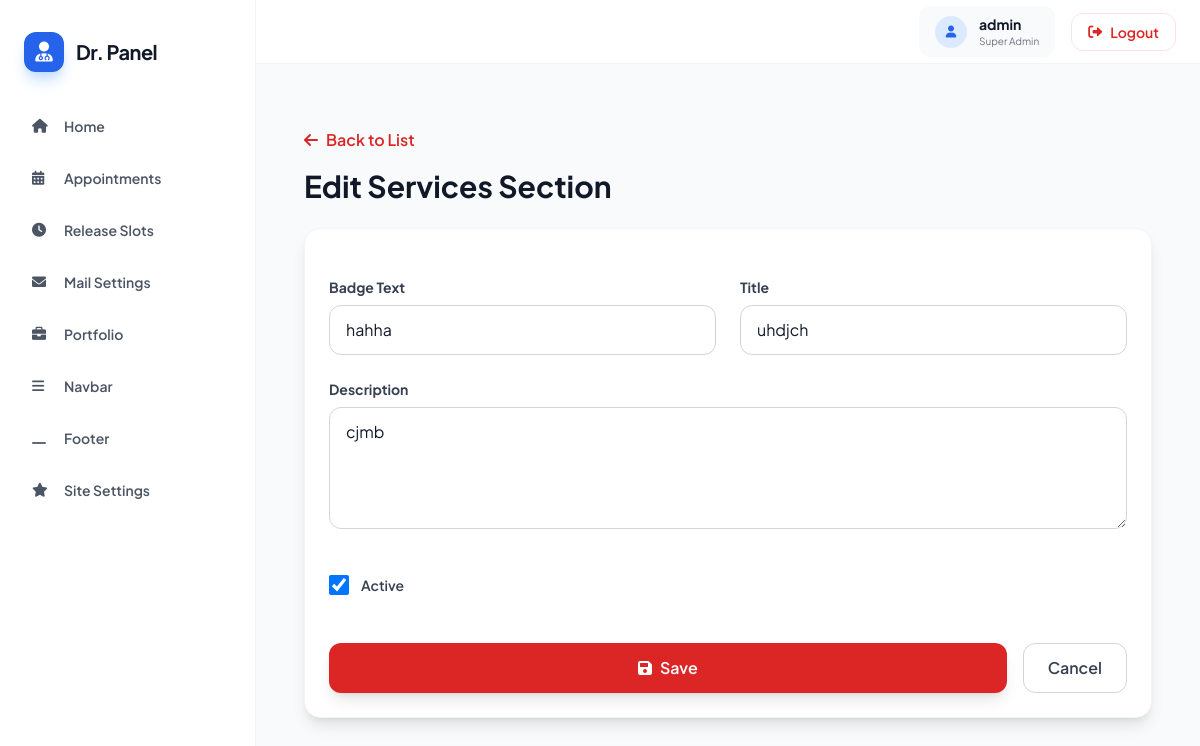
Page /portfolio/services-section/edit/1/ (signed in) on the committed database.
### Portfolio/models.py (models this page shows, shortened)
class ServicesSection(models.Model):
    badge_text = models.CharField(max_length=100, default="✦ Specialized Care")
    title = models.CharField(max_length=300, default="Specialized Medical Services")
    description = models.TextField(default="Delivering evidence-based treatment with compassion and clinical excellence.")
    is_active = models.BooleanField(default=True)
    created_at = models.DateTimeField(auto_now_add=True)
    updated_at = models.DateTimeField(auto_now=True)
    class Meta:
        verbose_name = "Services Section"
        verbose_name_plural = "Services Section"

### Portfolio/views.py (the view, shortened to what this page needs)
# urls.py: path('portfolio/services-section/edit/<int:pk>/', views.admin_services_section_edit, name='admin-services-section-edit'),
@staff_member_required
def admin_services_section_edit(request, pk):
    services_section = get_object_or_404(ServicesSection, pk=pk)
    return render(request, 'portfolio/services_section_form.html', {'services_section': services_section, 'action': 'Edit'})

### Portfolio/templates/portfolio/services_section_form.html (shortened to what this page needs)
{% extends "base.html" %}
{% block content %}
<div class="max-w-4xl mx-auto px-3 sm:px-4 lg:px-6 xl:px-8 py-3 sm:py-4 lg:py-6 overflow-x-hidden">
    <div class="mb-4 sm:mb-6">
        <a href="{% url 'admin-services-section-list' %}" class="text-red-600 hover:text-red-800 font-semibold mb-4 inline-block text-sm sm:text-base">
            <i class="fas fa-arrow-left mr-2"></i>Back to List
        </a>
        <h1 class="text-2xl sm:text-3xl font-bold text-gray-900 mb-2">{{ action }} Services Section</h1>
    </div>
    <form method="post" class="bg-white rounded-xl sm:rounded-2xl shadow-lg border border-gray-100 p-3 sm:p-4 lg:p-6 xl:p-8 space-y-4 sm:space-y-6 w-full overflow-x-hidden">
        <div class="grid grid-cols-1 sm:grid-cols-2 gap-4 sm:gap-6">
            <div>
                <label class="block text-sm font-bold text-gray-700 mb-2">Badge Text</label>
                <input type="text" name="badge_text" value="{{ services_section.badge_text|default:'' }}" class="w-full px-3 sm:px-4 py-2 sm:py-3 rounded-lg sm:rounded-xl border border-gray-300 focus:ring-2 focus:ring-red-500 focus:border-transparent text-sm sm:text-base">
            </div>
            <div>
                <label class="block text-sm font-bold text-gray-700 mb-2">Title</label>
                <input type="text" name="title" value="{{ services_section.title|default:'' }}" class="w-full px-3 sm:px-4 py-2 sm:py-3 rounded-lg sm:rounded-xl border border-gray-300 focus:ring-2 focus:ring-red-500 focus:border-transparent text-sm sm:text-base" required>
            </div>
        </div>
        <div>
            <label class="block text-sm font-bold text-gray-700 mb-2">Description</label>
            <textarea name="description" rows="4" class="w-full px-3 sm:px-4 py-2 sm:py-3 rounded-lg sm:rounded-xl border border-gray-300 focus:ring-2 focus:ring-red-500 focus:border-transparent text-sm sm:text-base resize-y" required>{{ services_section.description|default:'' }}</textarea>
        </div>
        <div class="space-y-3 pt-2 sm:pt-4">
            <div class="flex items-center">
                <input type="checkbox" name="is_active" {% if services_section.is_active or not services_section %}checked{% endif %} class="h-4 w-4 sm:h-5 sm:w-5 text-red-600 rounded border-gray-300 focus:ring-red-500 flex-shrink-0">
                <label class="ml-2 sm:ml-3 text-xs sm:text-sm font-semibold text-gray-700">Active</label>
            </div>
        </div>
        <div class="flex flex-col sm:flex-row gap-3 sm:gap-4 pt-4 sm:pt-6">
            <button type="submit" class="flex-1 bg-red-600 hover:bg-red-700 text-white px-4 sm:px-6 py-2 sm:py-3 rounded-lg sm:rounded-xl font-semibold text-sm sm:text-base shadow-lg transition-colors">
                <i class="fas fa-save mr-2"></i>Save
            </button>
            <a href="{% url 'admin-services-section-list' %}" class="px-4 sm:px-6 py-2 sm:py-3 rounded-lg sm:rounded-xl border border-gray-300 text-gray-700 font-semibold text-sm sm:text-base hover:bg-gray-50 transition-colors text-center">
                Cancel
            </a>
        </div>
    </form>
</div>
{% endblock %}

### Appointment/templates/base.html (shortened to what this page needs)
<!DOCTYPE html>
<html lang="en">
<head>
    <script src="https://cdn.tailwindcss.com"></script>
    <link rel="stylesheet" href="https://cdnjs.cloudflare.com/ajax/libs/font-awesome/6.0.0/css/all.min.css">
    <link rel="stylesheet" href="https://cdn.jsdelivr.net/npm/flatpickr/dist/flatpickr.min.css">
</head>
<body class="text-gray-900 overflow-x-hidden">
    <aside class="fixed inset-y-0 left-0 bg-white border-r border-gray-100 w-64 hidden lg:flex flex-col z-20">
        <div class="px-6 py-8">
            <div class="flex items-center gap-3">
                <div
                    class="h-10 w-10 bg-blue-600 rounded-xl flex items-center justify-center text-white shadow-lg shadow-blue-200">
                    <i class="fas fa-user-md text-xl"></i>
                </div>
                <span class="text-xl font-bold tracking-tight text-gray-900">Dr. Panel</span>
            </div>
        </div>
        <nav class="flex-1 px-4 space-y-2 overflow-y-auto overflow-x-hidden">
            <a href="{% url 'admin-panel-index' %}"
                class="nav-link flex items-center gap-3 px-4 py-3 rounded-xl text-sm font-semibold transition-all hover:bg-gray-50 text-gray-600 {% if request.resolver_match.url_name == 'admin-panel-index' %}active{% endif %}">
                <i class="fas fa-home w-5"></i>
                <span>Home</span>
            </a>
            <a href="{% url 'admin-appointment-list' %}"
                class="nav-link flex items-center gap-3 px-4 py-3 rounded-xl text-sm font-semibold transition-all hover:bg-gray-50 text-gray-600 {% if request.resolver_match.url_name == 'admin-appointment-list' %}active{% endif %}">
                <i class="fas fa-calendar-alt w-5"></i>
                <span>Appointments</span>
            </a>
            <a href="{% url 'admin-release-slots' %}"
                class="nav-link flex items-center gap-3 px-4 py-3 rounded-xl text-sm font-semibold transition-all hover:bg-gray-50 text-gray-600 {% if request.resolver_match.url_name == 'admin-release-slots' %}active{% endif %}">
                <i class="fas fa-clock w-5"></i>
                <span>Release Slots</span>
            </a>
            <a href="{% url 'admin-mail-settings' %}"
                class="nav-link flex items-center gap-3 px-4 py-3 rounded-xl text-sm font-semibold transition-all hover:bg-gray-50 text-gray-600 {% if request.resolver_match.url_name == 'admin-mail-settings' %}active{% endif %}">
                <i class="fas fa-envelope w-5"></i>
                <span>Mail Settings</span>
            </a>
            <a href="{% url 'admin-portfolio-dashboard' %}"
                class="nav-link flex items-center gap-3 px-4 py-3 rounded-xl text-sm font-semibold transition-all hover:bg-gray-50 text-gray-600 ">
                <i class="fas fa-briefcase w-5"></i>
                <span>Portfolio</span>
            </a>
            <a href="{% url 'admin-navbar-edit' %}"
                class="nav-link flex items-center gap-3 px-4 py-3 rounded-xl text-sm font-semibold transition-all hover:bg-gray-50 text-gray-600 {% if request.resolver_match.url_name == 'admin-navbar-edit' %}active{% endif %}">
                <i class="fas fa-bars w-5"></i>
                <span>Navbar</span>
            </a>
            <a href="{% url 'admin-footer-edit' %}"
                class="nav-link flex items-center gap-3 px-4 py-3 rounded-xl text-sm font-semibold transition-all hover:bg-gray-50 text-gray-600 {% if request.resolver_match.url_name == 'admin-footer-edit' %}active{% endif %}">
                <i class="fas fa-window-minimize w-5"></i>
                <span>Footer</span>
            </a>
            <a href="{% url 'admin-site-settings-edit' %}"
                class="nav-link flex items-center gap-3 px-4 py-3 rounded-xl text-sm font-semibold transition-all hover:bg-gray-50 text-gray-600 {% if request.resolver_match.url_name == 'admin-site-settings-edit' %}active{% endif %}">
                <i class="fas fa-star w-5"></i>
                <span>Site Settings</span>
            </a>
        </nav>
    </aside>
    <header class="hidden lg:flex fixed top-0 right-0 left-64 h-16 bg-white border-b border-gray-100 z-30 justify-end items-center px-3 sm:px-4 md:px-6">
        <div class="flex items-center gap-2 sm:gap-3 md:gap-4">
            <div class="flex items-center gap-2 sm:gap-3 px-2 sm:px-3 md:px-4 py-1.5 sm:py-2 bg-gray-50 rounded-xl">
                <div class="h-7 w-7 sm:h-8 sm:w-8 rounded-full bg-blue-100 flex items-center justify-center text-blue-600 flex-shrink-0">
                    <i class="fas fa-user text-xs"></i>
                </div>
                <div class="overflow-hidden min-w-0 hidden sm:block">
                    <p class="text-xs sm:text-sm font-bold text-gray-900 truncate">{% if user.get_full_name %}{{ user.get_full_name }}{% else %}{{ user.get_username }}{% endif %}</p>
                    <p class="text-[10px] text-gray-500 truncate">{% if user.is_superuser %}Super Admin{% elif user.is_staff %}Admin Panel{% else %}System Access{% endif %}</p>
                </div>
            </div>
            <form method="post" action="{% url 'logout' %}" class="flex-shrink-0">
                <button type="submit" class="flex items-center justify-center gap-1.5 sm:gap-2 px-2.5 sm:px-3 md:px-4 py-1.5 sm:py-2 rounded-lg sm:rounded-xl text-xs sm:text-sm font-semibold transition-all hover:bg-red-50 active:bg-red-100 text-red-600 border border-red-100">
                    <i class="fas fa-sign-out-alt text-xs sm:text-sm"></i>
                    <span class="hidden md:inline">Logout</span>
                </button>
            </form>
        </div>
    </header>
    <main class="lg:ml-64 mt-10 min-h-screen transition-all duration-300 overflow-x-hidden">
        <div class="pt-16 lg:pt-16 pb-6 sm:pb-8 md:pb-12 px-3 sm:px-4 lg:px-6 xl:px-8 max-w-6xl mx-auto w-full overflow-x-hidden">
            {% block content %}{% endblock %}
        </div>
    </main>
</body>
</html>

### Appointment/templates/base.html (style rules this page uses)
body { font-family: 'Plus Jakarta Sans', sans-serif; background-color: #f8fafc; }

### rows in the picture
ServicesSection: badge_text "hahha", title "uhdjch", description "cjmb", is_active "☑"

### other values in the picture
{{ user.get_username }} "admin"
{{ action }} "Edit"
